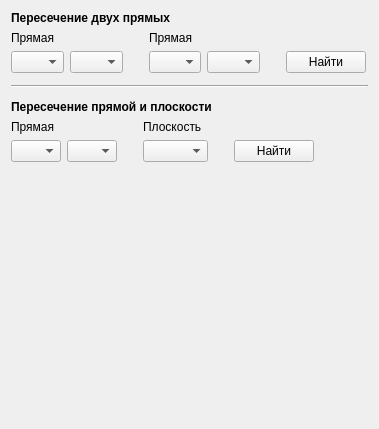
         <widget class="QWidget" name="scrollAreaWidgetContents_3">
          <property name="geometry">
           <rect>
            <x>0</x>
            <y>0</y>
            <width>379</width>
            <height>429</height>
           </rect>
          </property>
          <layout class="QVBoxLayout" name="verticalLayout_34">
           <item>
            <widget class="QFrame" name="f_IntersecTwoLine">
             <property name="frameShape">
              <enum>QFrame::NoFrame</enum>
             </property>
             <property name="frameShadow">
              <enum>QFrame::Raised</enum>
             </property>
             <layout class="QVBoxLayout" name="verticalLayout_55">
              <property name="leftMargin">
               <number>0</number>
              </property>
              <property name="topMargin">
               <number>0</number>
              </property>
              <property name="rightMargin">
               <number>0</number>
              </property>
              <property name="bottomMargin">
               <number>0</number>
              </property>
              <item>
               <layout class="QVBoxLayout" name="verticalLayout_29">
                <item>
                 <widget class="QLabel" name="label_11">
                  <property name="sizePolicy">
                   <sizepolicy hsizetype="Fixed" vsizetype="Fixed">
                    <horstretch>0</horstretch>
                    <verstretch>0</verstretch>
                   </sizepolicy>
                  </property>
                  <property name="font">
                   <font>
                    <pointsize>9</pointsize>
                    <weight>75</weight>
                    <bold>true</bold>
                   </font>
                  </property>
                  <property name="text">
                   <string>Пересечение двух прямых</string>
                  </property>
                 </widget>
                </item>
                <item>
                 <layout class="QHBoxLayout" name="horizontalLayout_21">
                  <item>
                   <layout class="QVBoxLayout" name="verticalLayout_26">
                    <property name="leftMargin">
                     <number>0</number>
                    </property>
                    <property name="rightMargin">
                     <number>10</number>
                    </property>
                    <item>
                     <widget class="QLabel" name="label_15">
                      <property name="sizePolicy">
                       <sizepolicy hsizetype="Fixed" vsizetype="Fixed">
                        <horstretch>0</horstretch>
                        <verstretch>0</verstretch>
                       </sizepolicy>
                      </property>
                      <property name="text">
                       <string>Прямая</string>
                      </property>
                     </widget>
                    </item>
                    <item>
                     <layout class="QHBoxLayout" name="horizontalLayout_19">
                      <item>
                       <widget class="QComboBox" name="comboBox_intersec_2_line_1_P1">
                        <property name="sizePolicy">
                         <sizepolicy hsizetype="Fixed" vsizetype="Fixed">
                          <horstretch>0</horstretch>
                          <verstretch>0</verstretch>
                         </sizepolicy>
                        </property>
                        <property name="minimumSize">
                         <size>
                          <width>40</width>
                          <height>0</height>
                         </size>
                        </property>
                       </widget>
                      </item>
                      <item>
                       <widget class="QComboBox" name="comboBox_intersec_2_line_1_P2">
                        <property name="sizePolicy">
                         <sizepolicy hsizetype="Fixed" vsizetype="Fixed">
                          <horstretch>0</horstretch>
                          <verstretch>0</verstretch>
                         </sizepolicy>
                        </property>
                        <property name="minimumSize">
                         <size>
                          <width>40</width>
                          <height>0</height>
                         </size>
                        </property>
                       </widget>
                      </item>
                     </layout>
                    </item>
                   </layout>
                  </item>
                  <item>
                   <layout class="QVBoxLayout" name="verticalLayout_27">
                    <property name="leftMargin">
                     <number>10</number>
                    </property>
                    <item>
                     <widget class="QLabel" name="label_16">
                      <property name="sizePolicy">
                       <sizepolicy hsizetype="Fixed" vsizetype="Fixed">
                        <horstretch>0</horstretch>
                        <verstretch>0</verstretch>
                       </sizepolicy>
                      </property>
                      <property name="text">
                       <string>Прямая</string>
                      </property>
                     </widget>
                    </item>
                    <item>
                     <layout class="QHBoxLayout" name="horizontalLayout_20">
                      <item>
                       <widget class="QComboBox" name="comboBox_intersec_2_line_2_P1">
                        <property name="sizePolicy">
                         <sizepolicy hsizetype="Fixed" vsizetype="Fixed">
                          <horstretch>0</horstretch>
                          <verstretch>0</verstretch>
                         </sizepolicy>
                        </property>
                        <property name="minimumSize">
                         <size>
                          <width>40</width>
                          <height>0</height>
                         </size>
                        </property>
                       </widget>
                      </item>
                      <item>
                       <widget class="QComboBox" name="comboBox_intersec_2_line_2_P2">
                        <property name="sizePolicy">
                         <sizepolicy hsizetype="Fixed" vsizetype="Fixed">
                          <horstretch>0</horstretch>
                          <verstretch>0</verstretch>
                         </sizepolicy>
                        </property>
                        <property name="minimumSize">
                         <size>
                          <width>40</width>
                          <height>0</height>
                         </size>
                        </property>
                       </widget>
                      </item>
                     </layout>
                    </item>
                   </layout>
                  </item>
                  <item>
                   <layout class="QVBoxLayout" name="verticalLayout_28">
                    <property name="leftMargin">
                     <number>20</number>
                    </property>
                    <item>
                     <widget class="QLabel" name="label_47">
                      <property name="text">
                       <string/>
                      </property>
                     </widget>
                    </item>
                    <item>
                     <widget class="QPushButton" name="pushButton">
                      <property name="text">
                       <string>Найти</string>
                      </property>
                     </widget>
                    </item>
                   </layout>
                  </item>
                  <item>
                   <spacer name="horizontalSpacer_15">
                    <property name="orientation">
                     <enum>Qt::Horizontal</enum>
                    </property>
                    <property name="sizeHint" stdset="0">
                     <size>
                      <width>40</width>
                      <height>20</height>
                     </size>
                    </property>
                   </spacer>
                  </item>
                 </layout>
                </item>
               </layout>
              </item>
              <item>
               <widget class="Line" name="line_3">
                <property name="minimumSize">
                 <size>
                  <width>0</width>
                  <height>15</height>
                 </size>
                </property>
                <property name="orientation">
                 <enum>Qt::Horizontal</enum>
                </property>
               </widget>
              </item>
             </layout>
            </widget>
           </item>
           <item>
            <widget class="QFrame" name="f_IntersecLineWithFlat">
             <property name="frameShape">
              <enum>QFrame::NoFrame</enum>
             </property>
             <property name="frameShadow">
              <enum>QFrame::Raised</enum>
             </property>
             <layout class="QVBoxLayout" name="verticalLayout_56">
              <property name="leftMargin">
               <number>0</number>
              </property>
              <property name="topMargin">
               <number>0</number>
              </property>
              <property name="rightMargin">
               <number>0</number>
              </property>
              <property name="bottomMargin">
               <number>0</number>
              </property>
              <item>
               <layout class="QVBoxLayout" name="verticalLayout_33">
                <item>
                 <widget class="QLabel" name="label_12">
                  <property name="sizePolicy">
                   <sizepolicy hsizetype="Fixed" vsizetype="Fixed">
                    <horstretch>0</horstretch>
                    <verstretch>0</verstretch>
                   </sizepolicy>
                  </property>
                  <property name="font">
                   <font>
                    <pointsize>9</pointsize>
                    <weight>75</weight>
                    <bold>true</bold>
                   </font>
                  </property>
                  <property name="text">
                   <string>Пересечение прямой и плоскости</string>
                  </property>
                 </widget>
                </item>
                <item>
                 <layout class="QHBoxLayout" name="horizontalLayout_23">
                  <item>
                   <layout class="QVBoxLayout" name="verticalLayout_30">
                    <property name="rightMargin">
                     <number>10</number>
                    </property>
                    <item>
                     <widget class="QLabel" name="label_2">
                      <property name="sizePolicy">
                       <sizepolicy hsizetype="Fixed" vsizetype="Fixed">
                        <horstretch>0</horstretch>
                        <verstretch>0</verstretch>
                       </sizepolicy>
                      </property>
                      <property name="text">
                       <string>Прямая</string>
                      </property>
                     </widget>
                    </item>
                    <item>
                     <layout class="QHBoxLayout" name="horizontalLayout_22">
                      <item>
                       <widget class="QComboBox" name="comboBox_intersec_line_v_pl_line_P1">
                        <property name="sizePolicy">
                         <sizepolicy hsizetype="Fixed" vsizetype="Fixed">
                          <horstretch>0</horstretch>
                          <verstretch>0</verstretch>
                         </sizepolicy>
                        </property>
                        <property name="minimumSize">
                         <size>
                          <width>0</width>
                          <height>0</height>
                         </size>
                        </property>
                        <property name="maximumSize">
                         <size>
                          <width>50</width>
                          <height>16777215</height>
                         </size>
                        </property>
                       </widget>
                      </item>
                      <item>
                       <widget class="QComboBox" name="comboBox_intersec_line_v_pl_line_P2">
                        <property name="sizePolicy">
                         <sizepolicy hsizetype="Fixed" vsizetype="Fixed">
                          <horstretch>0</horstretch>
                          <verstretch>0</verstretch>
                         </sizepolicy>
                        </property>
                        <property name="minimumSize">
                         <size>
                          <width>0</width>
                          <height>0</height>
                         </size>
                        </property>
                        <property name="maximumSize">
                         <size>
                          <width>50</width>
                          <height>16777215</height>
                         </size>
                        </property>
                       </widget>
                      </item>
                     </layout>
                    </item>
                   </layout>
                  </item>
                  <item>
                   <layout class="QVBoxLayout" name="verticalLayout_31">
                    <property name="leftMargin">
                     <number>10</number>
                    </property>
                    <item>
                     <widget class="QLabel" name="label_13">
                      <property name="sizePolicy">
                       <sizepolicy hsizetype="Fixed" vsizetype="Fixed">
                        <horstretch>0</horstretch>
                        <verstretch>0</verstretch>
                       </sizepolicy>
                      </property>
                      <property name="text">
                       <string>Плоскость</string>
                      </property>
                     </widget>
                    </item>
                    <item>
                     <widget class="QComboBox" name="comboBox_intersec_line_v_pl_pl">
                      <property name="maximumSize">
                       <size>
                        <width>65</width>
                        <height>16777215</height>
                       </size>
                      </property>
                     </widget>
                    </item>
                   </layout>
                  </item>
                  <item>
                   <layout class="QVBoxLayout" name="verticalLayout_32">
                    <property name="leftMargin">
                     <number>20</number>
                    </property>
                    <item>
                     <widget class="QLabel" name="label_48">
                      <property name="sizePolicy">
                       <sizepolicy hsizetype="Fixed" vsizetype="Fixed">
                        <horstretch>0</horstretch>
                        <verstretch>0</verstretch>
                       </sizepolicy>
                      </property>
                      <property name="text">
                       <string/>
                      </property>
                     </widget>
                    </item>
                    <item>
                     <widget class="QPushButton" name="pushButton_intersec_line_v_pl">
                      <property name="text">
                       <string>Найти</string>
                      </property>
                     </widget>
                    </item>
                   </layout>
                  </item>
                  <item>
                   <spacer name="horizontalSpacer_16">
                    <property name="orientation">
                     <enum>Qt::Horizontal</enum>
                    </property>
                    <property name="sizeHint" stdset="0">
                     <size>
                      <width>40</width>
                      <height>20</height>
                     </size>
                    </property>
                   </spacer>
                  </item>
                 </layout>
                </item>
               </layout>
              </item>
             </layout>
            </widget>
           </item>
           <item>
            <spacer name="verticalSpacer_4">
             <property name="orientation">
              <enum>Qt::Vertical</enum>
             </property>
             <property name="sizeHint" stdset="0">
              <size>
               <width>20</width>
               <height>40</height>
              </size>
             </property>
            </spacer>
           </item>
          </layout>
         </widget>
